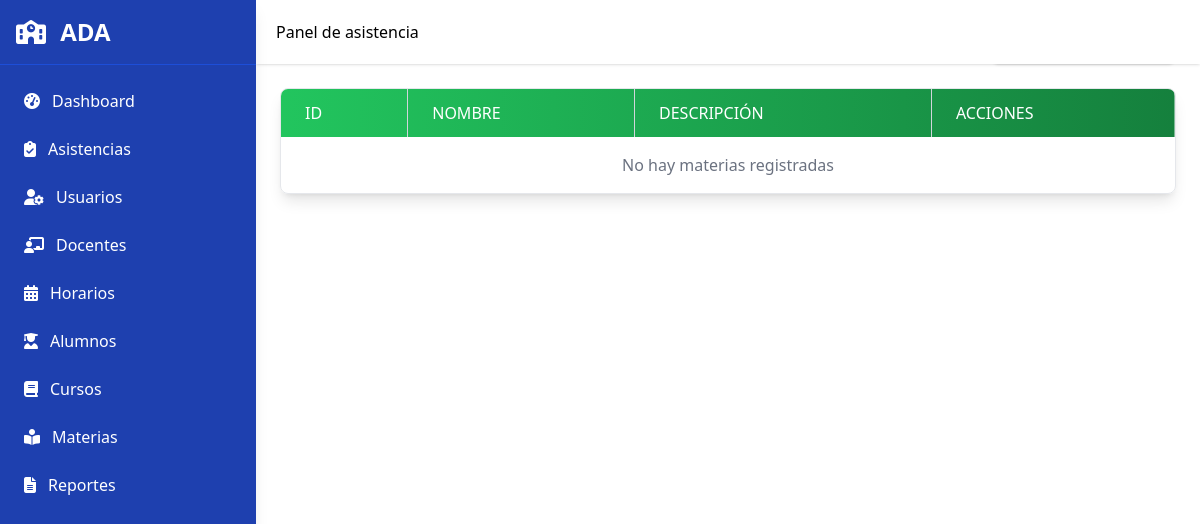
Before: /subjects.php with the older database file.
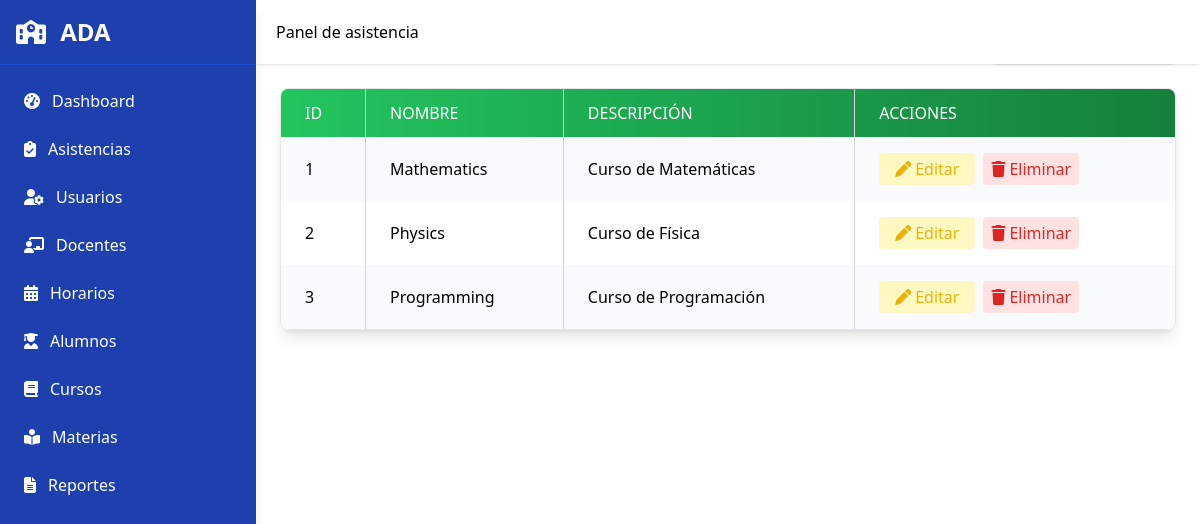
After: the same page with the newer database file.
### tables this page shows
CREATE TABLE `subjects` (
  `subject_id` int(11) NOT NULL,
  `name` varchar(100) NOT NULL,
  `description` text DEFAULT NULL
);

### subjects.php (the view, shortened to what this page needs)
<?php
include 'includes/header.php';
include 'includes/sidebar.php';
include 'includes/navbar.php';
include 'includes/conn.php';
?>
<div class="flex-1 md:ml-64 transition-all duration-300">
  <main class="pt-20 p-4 md:p-6">
    <div class="flex flex-col md:flex-row justify-between items-start md:items-center mb-6 gap-3 md:gap-0">
      <h1 class="text-3xl font-bold text-gray-800">Lista de Materias</h1>
      <a href="javascript:void(0)" onclick="openModal('addSubjectModal')" class="inline-flex items-center bg-blue-600 text-white px-5 py-2 rounded-lg shadow hover:bg-blue-700 transition w-full md:w-auto justify-center">
      </a>
    </div>
    <div class="overflow-x-auto rounded-lg shadow-lg border border-gray-200">
      <table class="min-w-full border-collapse" id="subjectsTable">
        <thead class="bg-gradient-to-r from-green-500 to-green-700 text-white">
          <tr>
            <th class="px-4 md:px-6 py-3 border-r border-gray-300 text-left font-medium uppercase">ID</th>
            <th class="px-4 md:px-6 py-3 border-r border-gray-300 text-left font-medium uppercase">Nombre</th>
            <th class="px-4 md:px-6 py-3 border-r border-gray-300 text-left font-medium uppercase">Descripción</th>
            <th class="px-4 md:px-6 py-3 text-left font-medium uppercase">Acciones</th>
          </tr>
        </thead>
        <tbody>
          <?php
          try {
              $sql = "SELECT * FROM subjects ORDER BY subject_id ASC";
              $stmt = $conn->query($sql);
              $subjects = $stmt->fetchAll();
              if ($subjects) {
                  foreach ($subjects as $i => $subject) {
                      $rowClass = $i % 2 === 0 ? 'bg-gray-50' : 'bg-white';
                      echo "<tr class='hover:bg-gray-100 {$rowClass}'>";
                      echo "<td class='px-4 md:px-6 py-4 border-r border-gray-300'>{$subject['subject_id']}</td>";
                      echo "<td class='px-4 md:px-6 py-4 border-r border-gray-300'>{$subject['name']}</td>";
                      echo "<td class='px-4 md:px-6 py-4 border-r border-gray-300'>{$subject['description']}</td>";
                      echo "<td class='px-4 md:px-6 py-4 flex flex-wrap gap-2'>";
                      echo "<a href='javascript:void(0)'
                              onclick='openEditModalSubject(".json_encode($subject).")'
                              class='text-yellow-500 hover:text-yellow-700 bg-yellow-100 px-3 py-1 rounded flex items-center justify-center w-24'>
                              <i class='fa-solid fa-pen mr-1'></i>Editar
                            </a>";
                      echo "<a href='subjects_back/delete_subject.php?id={$subject['subject_id']}'
                              class='text-red-600 hover:text-red-800 bg-red-100 px-3 py-1 rounded flex items-center justify-center w-24'
                              onclick=\"return confirm('¿Estás seguro de eliminar esta materia?')\">
                              <i class='fa-solid fa-trash mr-1'></i>Eliminar
                            </a>";
                      echo "</td>";
                      echo "</tr>";
                  }
              } else {
                  echo "<tr><td colspan='4' class='px-4 md:px-6 py-4 text-center text-gray-500'>No hay materias registradas</td></tr>";
              }
          } catch (PDOException $e) {
              echo "<tr><td colspan='4' class='px-4 md:px-6 py-4 text-center text-red-600'>Error: {$e->getMessage()}</td></tr>";
          }
          ?>
        </tbody>
      </table>
    </div>
  </main>
</div>

Changed rows visible on the page:
added subjects: subject_id "1", name "Mathematics", description "Curso de Matemáticas"
added subjects: subject_id "2", name "Physics", description "Curso de Física"
added subjects: subject_id "3", name "Programming", description "Curso de Programación"
Other visible differences:
text no longer shown: "No hay materias registradas"
